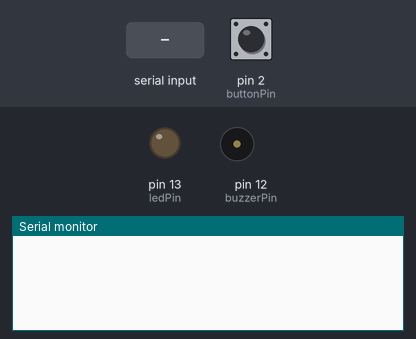
Recording of a sketch running on a simulated Arduino Leonardo, built with avr-gcc and run on an emulated ATmega32U4. On the bench: output pins drawn as LEDs (lit = HIGH), buzzer (waves = sounding, pin HIGH), the last lines printed to the serial monitor. The test bench sets the inputs (shaded band); at power-on: pin 2 (buttonPin) HIGH.

Above: at 1.2 s.
1.3 s: "C" received over Serial
At 2.5 s:
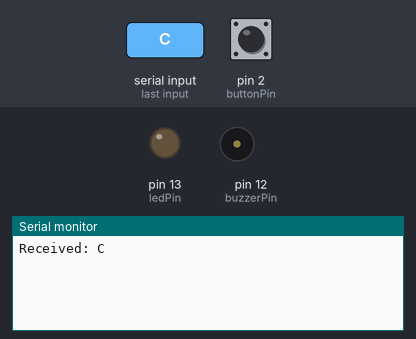
2.8 s: "1" received over Serial
At 3.8 s:
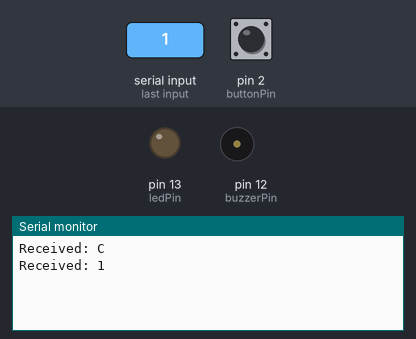

The sketch:

ActiveBreaks_202020.ino
```cpp
// #include <Arduino.h>

// const int ledPin = 13;         // Pin connected to the LED
// const int buzzerPin = 12;      // Pin connected to the buzzer
// const int buttonPin = 2;       // Pin connected to the snooze button

// bool breakTime = false;         // Flag to indicate break time
// unsigned long breakInterval = 1200000; // Break interval (20 minutes in milliseconds)
// unsigned long lastActivityTime; // Last recorded activity time
// unsigned long currentActivityTime = 0; // Time spent being productive

// void setup() {
//     pinMode(ledPin, OUTPUT);      // Set LED pin as output
//     pinMode(buzzerPin, OUTPUT);   // Set buzzer pin as output
//     pinMode(buttonPin, INPUT_PULLUP); // Set button pin as input with pull-up resistor

//     Serial.begin(9600);            // Initialize serial communication
//     lastActivityTime = millis();   // Initialize last activity time
// }

// void loop() {
//     // Check for incoming serial data
//     if (Serial.available() > 0) {
//         // Read the data sent from the Python script
//         char incomingByte = Serial.read();
//         Serial.print("Received: "); // Print the received byte for debugging
//         Serial.println(incomingByte); // Send acknowledgment back to Python

//         // Example: Trigger break if 'B' is received
//         if (incomingByte == 'B') {
//             breakTime = true; // Break signal received
//             alertUser();      // Alert user for break
//         }
//     }

//     // Update the current activity time
//     currentActivityTime = millis() - lastActivityTime;

//     // Check if it's time for a break based on the 20-20-20 rule
//     if (currentActivityTime >= breakInterval && !breakTime) {
//         breakTime = true;  // Time for a break
//         alertUser();       // Alert user for break
//     }

//     // Check if the snooze button is pressed
//     if (digitalRead(buttonPin) == LOW) {
//         snoozeBreak();      // Snooze the break
//     }

//     // Reset the breakTime flag if break is taken
//     if (breakTime && !digitalRead(buttonPin)) {
//         breakTime = false;
//         lastActivityTime = millis(); // Reset activity time after break
//     }
// }

// void alertUser() {
//     digitalWrite(ledPin, HIGH);  // Turn on the LED
//     tone(buzzerPin, 1000);       // Sound buzzer at 1000 Hz
//     delay(2000);                  // Alert for 2 seconds for testing
//     noTone(buzzerPin);           // Stop sound
//     digitalWrite(ledPin, LOW);   // Turn off the LED
// }

// void snoozeBreak() {
//     breakTime = false;           // Disable break reminder
//     lastActivityTime = millis(); // Reset activity timer
//     delay(2000);                 // Wait for 2 seconds before resuming
// }

#include <Arduino.h>
#include <Keyboard.h> // Include the Keyboard library

const int ledPin = 13;         // Pin connected to the LED
const int buzzerPin = 12;      // Pin connected to the buzzer
const int buttonPin = 2;       // Pin connected to the snooze button

bool breakTime = false;         // Flag to indicate break time
unsigned long breakInterval = 1200000; // Break interval (20 minutes in milliseconds)
unsigned long lastActivityTime; // Last recorded activity time

void setup() {
    pinMode(ledPin, OUTPUT);      // Set LED pin as output
    pinMode(buzzerPin, OUTPUT);   // Set buzzer pin as output
    pinMode(buttonPin, INPUT_PULLUP); // Set button pin as input with pull-up resistor

    Serial.begin(9600);            // Initialize serial communication
    lastActivityTime = millis();   // Initialize last activity time
}

void loop() {
    // Check for incoming serial data
    if (Serial.available() > 0) {
        char incomingByte = Serial.read();
        Serial.print("Received: ");
        Serial.println(incomingByte);

        // Trigger break if 'C' is received to indicate CTRL + K pressed
        if (incomingByte == 'C') {
            lastActivityTime = millis(); // Reset activity time on CTRL + K press
        }
    }

    // Check if it's time for a break based on the interval
    if (millis() - lastActivityTime >= breakInterval && !breakTime) {
        breakTime = true;  // Time for a break
        alertUser();       // Alert user for break
    }

    // Check if the snooze button is pressed
    if (digitalRead(buttonPin) == LOW) {
        snoozeBreak();      // Snooze the break
    }

    // Reset the breakTime flag if break is taken
    if (breakTime && !digitalRead(buttonPin)) {
        breakTime = false;
        lastActivityTime = millis(); // Reset activity time after break
    }
}

void alertUser() {
    digitalWrite(ledPin, HIGH);  // Turn on the LED
    tone(buzzerPin, 1000);       // Sound buzzer at 1000 Hz
    delay(2000);                  // Alert for 2 seconds
    noTone(buzzerPin);           // Stop sound
    digitalWrite(ledPin, LOW);   // Turn off the LED
}

void snoozeBreak() {
    breakTime = false;           // Disable break reminder
    lastActivityTime = millis(); // Reset activity timer
    delay(2000);                 // Wait for 2 seconds before resuming
}
```

Measured:
- after the input at 1.3 s, the serial monitor: prints a new line at once (image 1)
- after the input at 2.8 s, the serial monitor: prints a new line at once (image 2)
